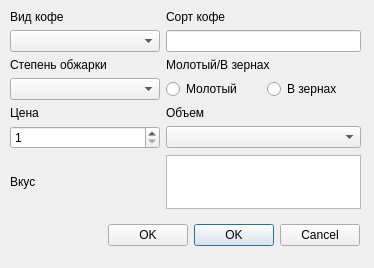
<?xml version="1.0" encoding="UTF-8"?>
<ui version="4.0">
 <class>Dialog</class>
 <widget class="QDialog" name="Dialog">
  <property name="geometry">
   <rect>
    <x>0</x>
    <y>0</y>
    <width>374</width>
    <height>268</height>
   </rect>
  </property>
  <property name="windowTitle">
   <string>Редактирование данных</string>
  </property>
  <widget class="QWidget" name="gridLayoutWidget">
   <property name="geometry">
    <rect>
     <x>10</x>
     <y>10</y>
     <width>351</width>
     <height>199</height>
    </rect>
   </property>
   <layout class="QGridLayout" name="gridLayout">
    <item row="5" column="0">
     <widget class="QSpinBox" name="coffee_price">
      <property name="minimum">
       <number>1</number>
      </property>
      <property name="maximum">
       <number>10000</number>
      </property>
     </widget>
    </item>
    <item row="4" column="0">
     <widget class="QLabel" name="label_5">
      <property name="text">
       <string>Цена</string>
      </property>
     </widget>
    </item>
    <item row="4" column="1">
     <widget class="QLabel" name="label_6">
      <property name="text">
       <string>Объем</string>
      </property>
     </widget>
    </item>
    <item row="2" column="0">
     <widget class="QLabel" name="label_3">
      <property name="text">
       <string>Степень обжарки</string>
      </property>
     </widget>
    </item>
    <item row="2" column="1">
     <widget class="QLabel" name="label_4">
      <property name="text">
       <string>Молотый/В зернах</string>
      </property>
     </widget>
    </item>
    <item row="3" column="0">
     <widget class="QComboBox" name="coffee_roast"/>
    </item>
    <item row="5" column="1">
     <widget class="QComboBox" name="coffee_mass"/>
    </item>
    <item row="1" column="1">
     <widget class="QLineEdit" name="coffee_sort">
      <property name="minimumSize">
       <size>
        <width>150</width>
        <height>0</height>
       </size>
      </property>
     </widget>
    </item>
    <item row="1" column="0">
     <widget class="QComboBox" name="coffee_type">
      <property name="minimumSize">
       <size>
        <width>150</width>
        <height>0</height>
       </size>
      </property>
     </widget>
    </item>
    <item row="0" column="0">
     <widget class="QLabel" name="label_2">
      <property name="text">
       <string>Вид кофе</string>
      </property>
     </widget>
    </item>
    <item row="0" column="1">
     <widget class="QLabel" name="label">
      <property name="text">
       <string>Сорт кофе</string>
      </property>
     </widget>
    </item>
    <item row="3" column="1">
     <layout class="QHBoxLayout" name="horizontalLayout_4">
      <item>
       <widget class="QRadioButton" name="rad1">
        <property name="text">
         <string>Молотый</string>
        </property>
       </widget>
      </item>
      <item>
       <widget class="QRadioButton" name="rad2">
        <property name="text">
         <string>В зернах</string>
        </property>
       </widget>
      </item>
     </layout>
    </item>
    <item row="6" column="0">
     <widget class="QLabel" name="label_7">
      <property name="text">
       <string>Вкус</string>
      </property>
     </widget>
    </item>
    <item row="6" column="1">
     <widget class="QPlainTextEdit" name="coffee_taste"/>
    </item>
   </layout>
  </widget>
  <widget class="QWidget" name="horizontalLayoutWidget">
   <property name="geometry">
    <rect>
     <x>9</x>
     <y>220</y>
     <width>351</width>
     <height>31</height>
    </rect>
   </property>
   <layout class="QHBoxLayout" name="horizontalLayout">
    <item>
     <spacer name="horizontalSpacer">
      <property name="orientation">
       <enum>Qt::Horizontal</enum>
      </property>
      <property name="sizeHint" stdset="0">
       <size>
        <width>40</width>
        <height>20</height>
       </size>
      </property>
     </spacer>
    </item>
    <item>
     <widget class="QPushButton" name="btn_ok">
      <property name="text">
       <string>OK</string>
      </property>
     </widget>
    </item>
    <item>
     <widget class="QDialogButtonBox" name="box">
      <property name="orientation">
       <enum>Qt::Horizontal</enum>
      </property>
      <property name="standardButtons">
       <set>QDialogButtonBox::Cancel|QDialogButtonBox::Ok</set>
      </property>
     </widget>
    </item>
   </layout>
  </widget>
 </widget>
 <resources/>
 <connections>
  <connection>
   <sender>box</sender>
   <signal>accepted()</signal>
   <receiver>Dialog</receiver>
   <slot>accept()</slot>
   <hints>
    <hint type="sourcelabel">
     <x>248</x>
     <y>254</y>
    </hint>
    <hint type="destinationlabel">
     <x>157</x>
     <y>274</y>
    </hint>
   </hints>
  </connection>
  <connection>
   <sender>box</sender>
   <signal>rejected()</signal>
   <receiver>Dialog</receiver>
   <slot>reject()</slot>
   <hints>
    <hint type="sourcelabel">
     <x>316</x>
     <y>260</y>
    </hint>
    <hint type="destinationlabel">
     <x>286</x>
     <y>274</y>
    </hint>
   </hints>
  </connection>
 </connections>
</ui>
